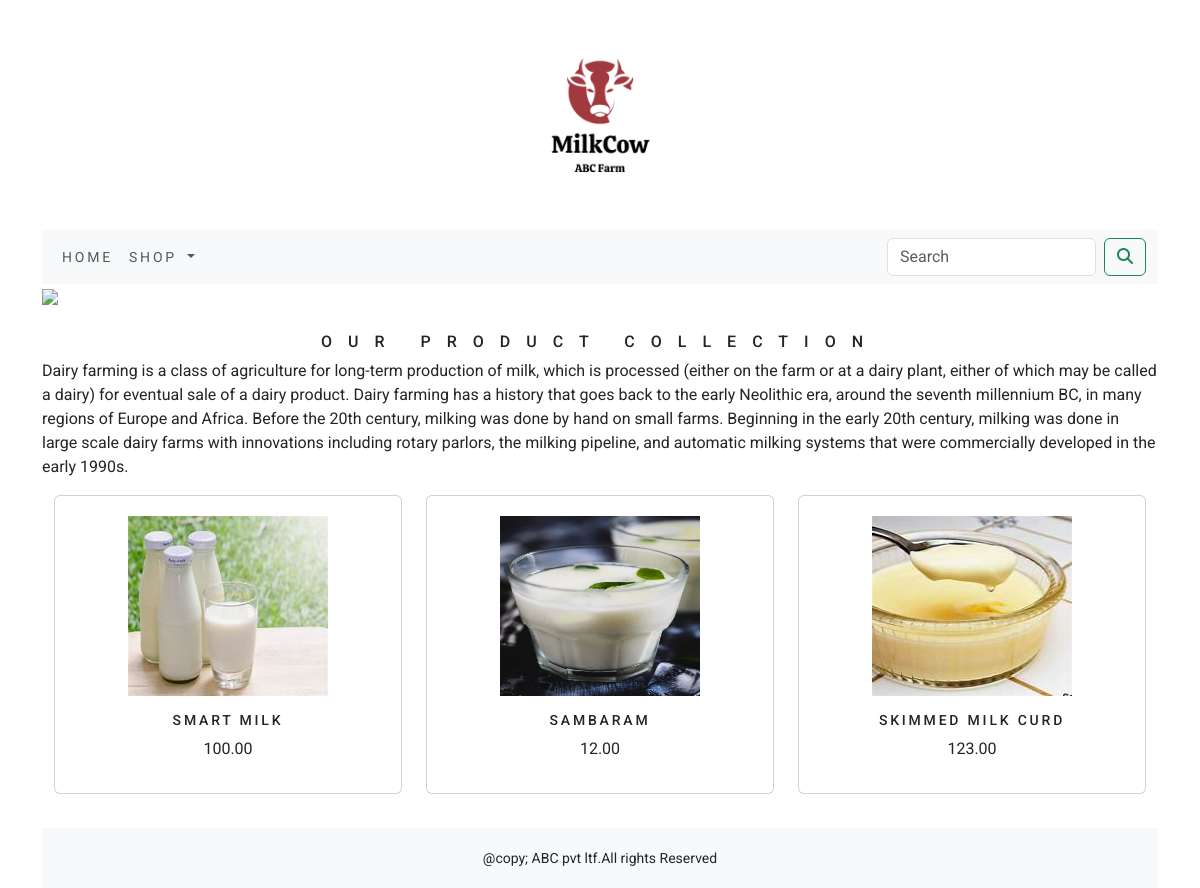
The app's page /shop/ with its own data.
### shop/models.py (models this page shows)
class Product(models.Model):
    name=models.CharField(max_length=250,unique=True)
    slug=models.SlugField(max_length=250,unique=True)
    description = models.TextField(blank=True)
    price=models.DecimalField(max_digits=10,decimal_places=2)
    category=models.ForeignKey(Category,on_delete=models.CASCADE)
    image=models.ImageField(upload_to='product', blank=True)
    stock=models.IntegerField()
    available=models.BooleanField(default=True)
    created=models.DateTimeField(auto_now_add=True)
    updated=models.DateTimeField(auto_now=True)
    def get_url(self):
        return reverse('shop:productCatdetail', args=[self.category.slug,self.slug])
    class Meta:
        ordering = ('name',)
        verbose_name = 'product'
        verbose_name_plural = 'products'

### shop/views.py (the view)
# urls.py: path('',views.allProductCat,name='allProductCat'),
def allProductCat(request, c_slug=None):
    c_page = None
    products_list = None
    products = None
    paginator = None
    if c_slug is not None:
        c_page = get_object_or_404(Category, slug=c_slug)
        products_list = Product.objects.all().filter(category=c_page, available=True)
        paginator = Paginator(products_list, 6)
    else:
        products_list = Product.objects.all().filter(available=True)
        paginator = Paginator(products_list, 6)
    page = request.GET.get('page', 1)
    try:
        products = paginator.page(page)
    except (PageNotAnInteger, EmptyPage):
        products = paginator.page(1)
    return render(request, "category.html", {'category': c_page, 'products': products})

### cart/context_processors.py (called while the page is built)
def counter(request):
    item_count=0
    if 'admin' in request.path:
        return {}
    else:
        try:
            cart=Cart.objects.filter(cart_id= _cart_id(request))
            car_items=CartItem.objects.all().filter(cart=cart[:1])
            for cart_item in car_items:
                item_count += cart_item.quantity
        except Cart.DoesNotExixst:
            item_count=0
    return dict(item_count=item_count)

### cart/views.py (called while the page is built)
def _cart_id(request):
    cart=request.session.session_key
    if not cart:
        cart=request.session.create()
    return cart

### shop/context_processors.py (called while the page is built)
def menu_links(request):
    links=Category.objects.all()
    return dict(links=links)

### shop/models.py (called while the page is built)
    def get_url(self):
        return reverse('shop:products_by_category', args=[self.slug])

### templates/category.html (shortened to what this page needs)
{% extends 'base.html' %}
{% load static %}
{% block content %}
<div class="mx_auto">
    {% if category %}
    <img class="my_image" src="{{category.img.url}}">
</div>
    <br>
<div>
    <h1 class="text-center" my_title>{{category.name}}</h1>
    <p class="text-justify">{{category.description}}</p>
</div>
    {% else %}
<div><img class="my_image my_image_padding)" src="{% static 'img/banner.jpg' %}" width="1300"></div><br>
<div><h1 class="text-center my_title">Our Product Collection</h1></div>
<p class="text-justify">Dairy farming is a class of agriculture for long-term production of milk, which is processed (either on the farm or at a dairy plant, either of which may be called a dairy) for eventual sale of a dairy product. Dairy farming has a history that goes back to the early Neolithic era, around the seventh millennium BC, in many regions of Europe and Africa. Before the 20th century, milking was done by hand on small farms. Beginning in the early 20th century, milking was done in large scale dairy farms with innovations including rotary parlors, the milking pipeline, and automatic milking systems that were commercially developed in the early 1990s.</p>
    {% endif %}
<div class="container">
    <div class="row mx_auto">
        {% for product in products.object_list %}
        <div class="my_bottom_margin col-9 col-sm-12  col-md-4 col-lg-4">
            <div class="card text-center" style="min-width:18rem;">
                    <a href="{{product.get_url}}"><img class="card-img-top my_image" src="{{product.image.url}}" alt="{{product.name}}" width="100px" height="100px"></a>
                <div class="card-body">
                    <h4>{{product.name}}</h4>
                    <p>{{ product.price}}</p>
                </div>
            </div>
        </div>
        {% endfor %}
    </div>
    <br>
</div>
{% endblock %}

### static/css/custom.css (style rules this page uses)
body { font-family: 'Roboto', sans-serif; }
.my_image { width:100%; height:auto; }
.my_title { font-size:16px; text-transform:uppercase; letter-spacing:1rem }
.my_bottom_margin { margin-bottom:10px; }
.card-body h4 { font-size:14px; text-transform:uppercase; letter-spacing:.2em; }
.card .my_image { width:200px; height:200px; padding-top:20px; }

### records on screen
Product: image (picture), name "SMART MILK", price "100.00"
Product: image (picture), name "SAMBARAM", price "12.00"
Product: image (picture), name "SKIMMED MILK CURD", price "123.00"
